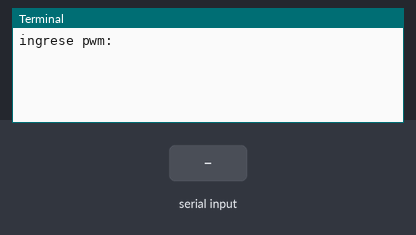
The program below on a simulated Raspberry Pi (BCM pin numbers). Parts: the last lines printed to the terminal. Inputs (shaded band) come from the test bench.

Above: at 1.2 s.
1.3 s: "1" typed at the terminal, then Enter
At 2.0 s:
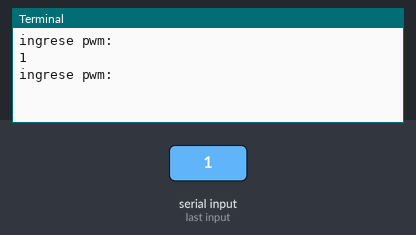
2.8 s: "0" typed at the terminal, then Enter
At 3.2 s:
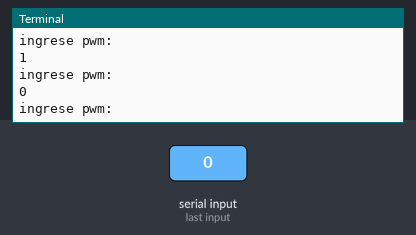
4.3 s: "2" typed at the terminal, then Enter
At 5.5 s:
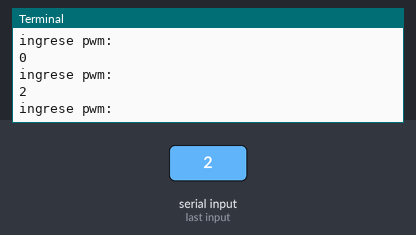

Measured:
- after the input at 1.3 s, the terminal: prints a new line at once (image 1)
- after the input at 2.8 s, the terminal: prints a new line at once (image 2)
- after the input at 4.3 s, the terminal: prints a new line at once (image 3)

The program:

lab6222.py
```python
import RPi.GPIO as GPIO
import serial
import time
import numpy as np

ser=serial.Serial("/dev/ttyACM0",9600,timeout=1)
ser.reset_input_buffer()
ser.reset_output_buffer()

GPIO.setwarnings(False)
GPIO.setmode(GPIO.BCM)

while(True):
    try:
        duty=input("ingrese pwm: ")
        ser.write((duty+'\n').encode())
    except:
        print("error")
```
